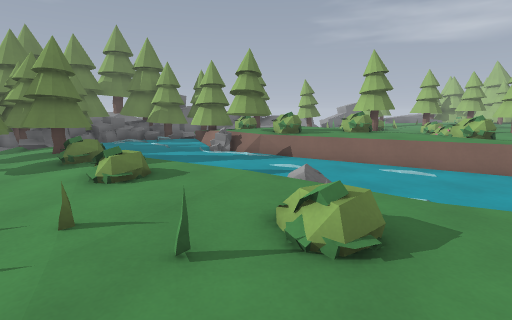
View 1 (above)

21 first-person views from a walk through a Godot game level. The camera is 1.3 m above the floor, tilts 10° down and sees 85° across. The floor is counted in squares, 1 m on a side. Each view is taken from the middle of a square. On the plan, view 1 faces up. The plan holds only what a view shows up to about 13 squares ahead; the rest is blank. The place goes on beyond the plan. Door leaves are left out where a doorway can be walked through. Surface patterns are stand-ins for the level's own textures.

View 2
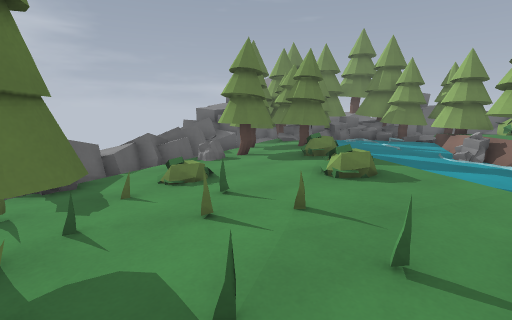

View 3
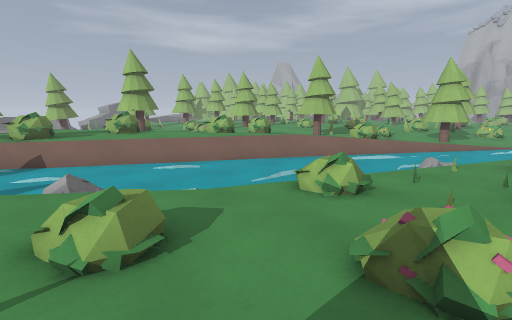

View 4
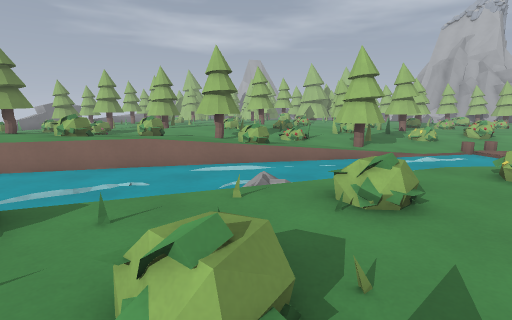

View 5
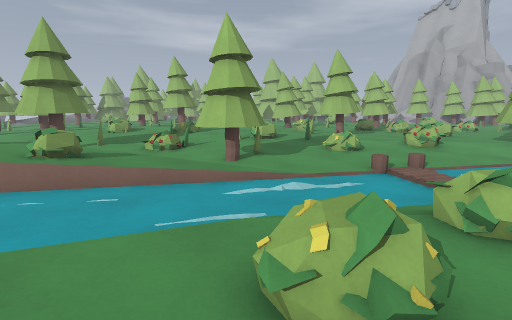

View 6
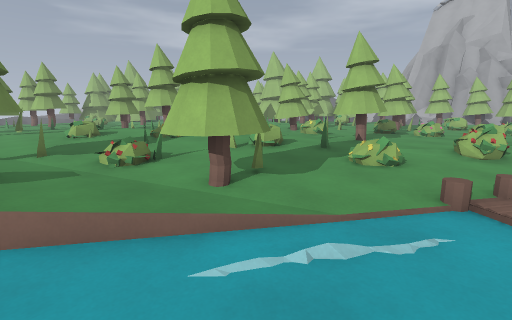

View 7
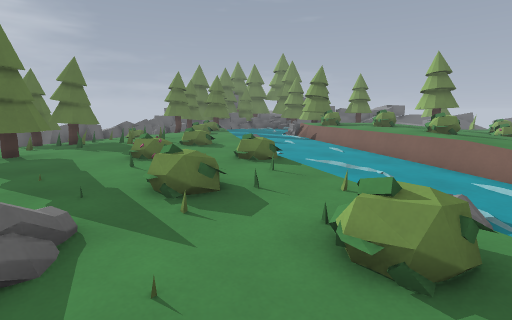

View 8
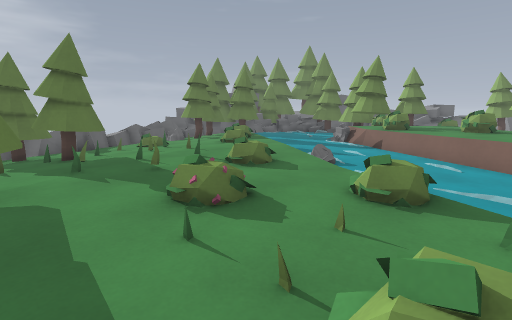

View 9
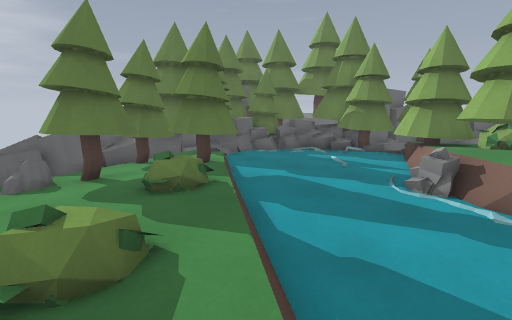

View 10
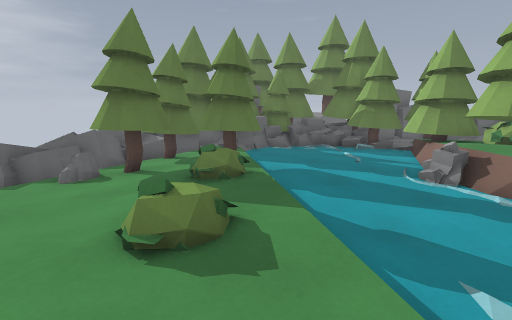

View 11
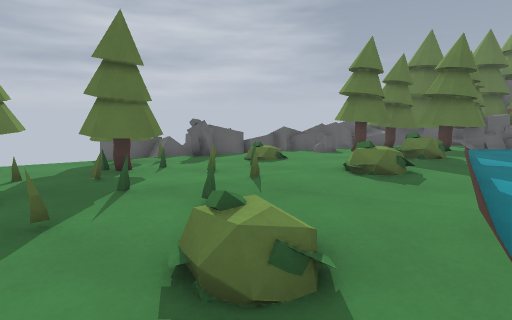

View 12
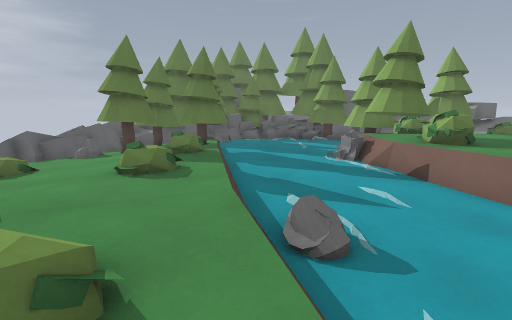

View 13
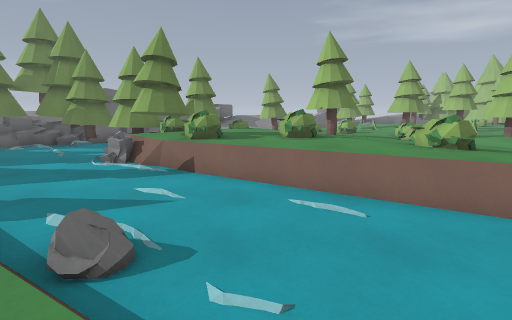

View 14
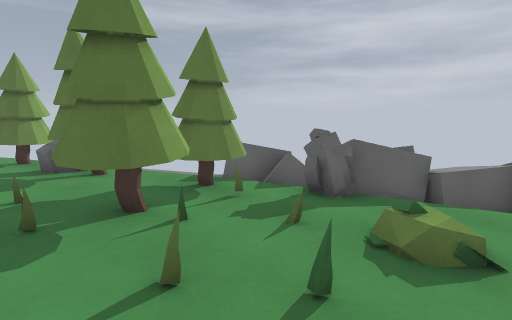

View 15
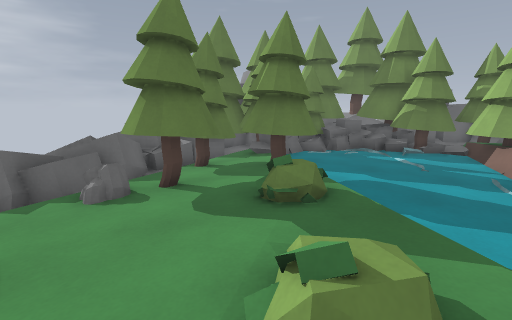

View 16
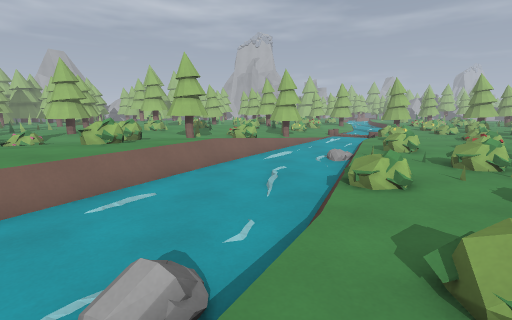

View 17
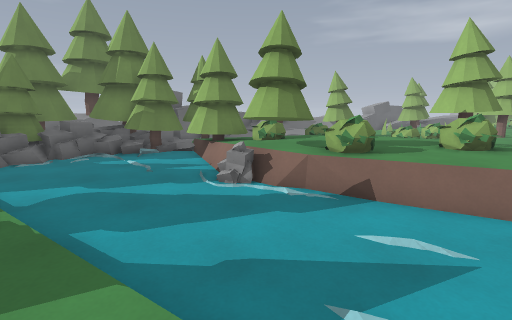

View 18
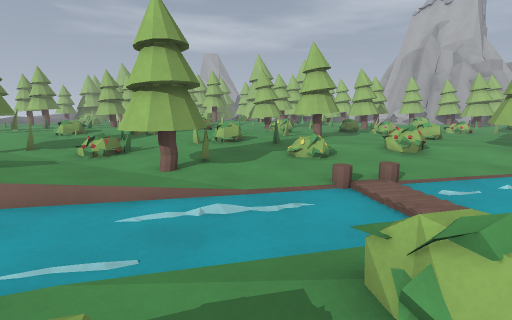

View 19
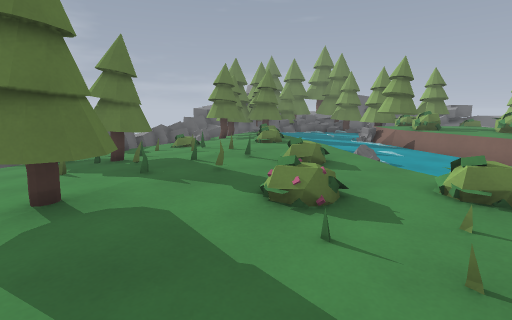

View 20
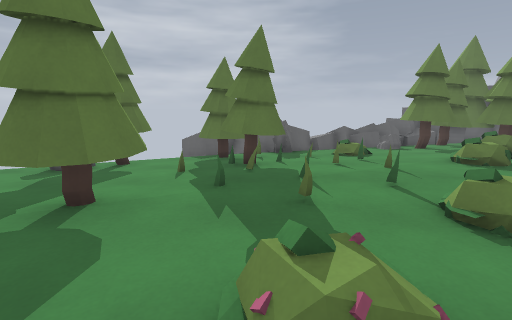

View 21
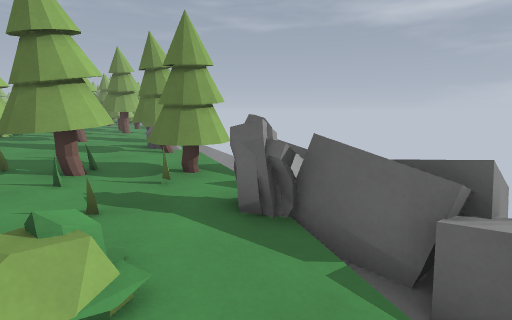

### Floor plan
Key: @ floor where view 1 was taken; # wall or solid block; x gap in a wall; . main floor; : floor 0.25 m higher than the main floor; - floor 0.25 m lower than the main floor; + floor 0.5 m higher than the main floor; _ floor 0.5 m lower than the main floor; * floor 0.75 m higher than the main floor; < floor 0.75 m lower than the main floor; / step, stairs or slope; = window, fence, low wall or low ledge; ^ raised ledge; v drop or lower ground; O other object.
Columns run from 12 left of view 1 to 28 right of it. Each row starts with its distance up from view 1.
 19         #
 18         #         O
 17    #######        :
 16   ###=##_##:::++:::
 15   ##=____##=#++++##      ##:
 14   #=______=##++++###:  ..##:
 13   #^______=##+++++:::+....::
 12   ###_____#=#==+==::::....:: ::
 11    # _______==+++++:::= ...:*::
 10 #######_______=/+++/=:==...::::
  9 #^ ####.________=++#/:::# ..::/
  8 ^^ ###-O//_______v=+/:::###..=:::
  7  ^####-=../_-______=/:::.......:::
  6 ^#^=##-..////._______=:://..=..=/=..x
  5 ^^^^----.//..///______=/==.-.../=..#
  4 = ^</---.......//_____-_...-# .....##..
  3  ^^^/---=.../O..O#________.###.....##...
  2  =^^#----=......=////-_____##---O.......=
  1  =^^#=---..==........./_____/---/-......
  0    ^^=#-##/.@.....O..O/.//____/----=..=O.
 -1     ^=####........=..=..--//__//----.....
 -2     ^^ #---.##...........=.//_-___--.#...
 -3     ^</----.##.....O.=.....=   ____-

Where each view was taken, in squares from view 1:
view 1: 0 up, 0 right, facing up
view 2: 0 up, 0 right, facing up-left
view 3: 0 up, 0 right, facing up-right
view 4: 2 down, 5 right, facing up-right
view 5: 3 down, 11 right, facing up-right
view 6: 1 down, 13 right, facing up-right
view 7: 3 down, 10 right, facing up-left
view 8: 2 down, 6 right, facing up-left
view 9: 5 up, 0 right, facing up-left
view 10: 4 up, 0 right, facing up-left
view 11: 3 up, 3 right, facing left
view 12: 3 up, 3 right, facing up-left
view 13: 3 up, 3 right, facing up
view 14: 4 up, 2 left, facing down-left
view 15: 4 up, 2 left, facing up-left
view 16: 5 up, 1 left, facing right
view 17: 5 up, 1 left, facing up
view 18: 3 down, 13 right, facing up-right
view 19: 3 down, 5 right, facing up-left
view 20: 0 up, 4 right, facing left
view 21: 5 up, 7 left, facing down
